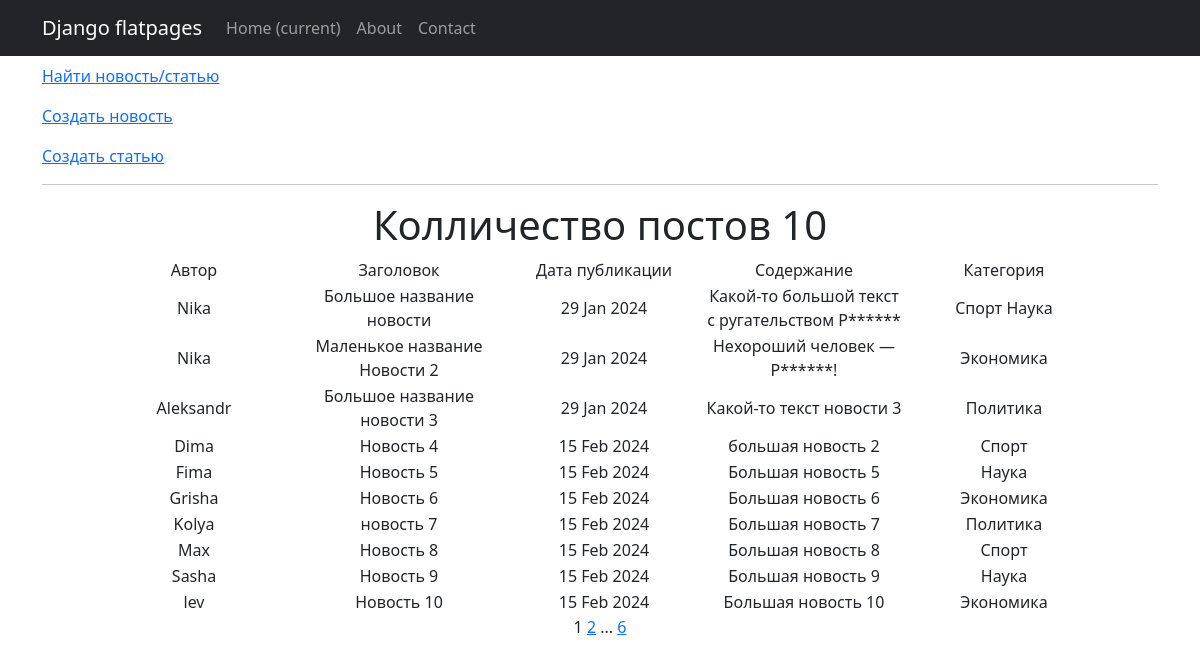
Page /post/ on the committed database.
### news/models.py (models this page shows, shortened)
class Post(models.Model):
    author = models.ForeignKey(Author, on_delete=models.CASCADE)
    NEWS = 'NW'
    ARTICLE = 'AR'
    CATEGORY_CHOICES = (
        (NEWS, 'Новость'),
        (ARTICLE, 'Статья'),
        )
    categoryType = models.CharField(max_length=2, choices=CATEGORY_CHOICES, default=ARTICLE)
    dateCreation = models.DateTimeField(auto_now_add=True)
    postCategory = models.ManyToManyField(Category, through='PostCategory')
    title = models.CharField(max_length=128)
    text = models.TextField()
    rating = models.SmallIntegerField(default=0)

class Author(models.Model):
    authorUser = models.OneToOneField(User, on_delete=models.CASCADE)
    ratingAuthor = models.SmallIntegerField(default=0)

class Category(models.Model):
    name = models.CharField(max_length=64, unique=True)

### news/views.py (the view)
# urls.py: path('post/', PostList.as_view(), name='post_list'),
class PostList(ListView):
    model = Post
    ordering = 'dateCreation'
    template_name = 'news.html'
    context_object_name = 'post_l'
    paginate_by = 10
    def get_queryset(self):
        queryset = super().get_queryset()
        self.filterset = NewsFilter(self.request.GET, queryset)
        return self.filterset.qs
    def get_context_data(self, **kwargs):
        context = super().get_context_data(**kwargs)
        context['filterset'] = self.filterset
        return context

### news/templatetags/custom_filters.py (called while the page is built)
@register.filter()
def censor(value):
   for word in censor_list:
      value = value.replace(word[1:], '*' * len(word[1:]))
      return value

### templates/news.html (shortened to what this page needs)
{% extends 'flatpages/default.html' %}
{% load custom_filters %}
{% block content %}
    <p style="text-align: left;"><a href="{% url 'post_search' %}">Найти новость/статью</a></p>
    <p style="text-align: left;"><a href="{% url 'news_create' %}">Создать новость</a></p>
    <p style="text-align: left;"><a href="{% url 'articles_create' %}">Создать статью</a></p>
    <hr>
    {% if post_l %}
        <h1> Колличество постов {{ post_l|length }}</h1>
        <table style="margin-left: auto; margin-right: auto;">
            <tr>
                <td style="width: 200px;">Автор</td>
                <td style="width: 210px;">Заголовок</td>
                <td style="width: 200px;">Дата публикации</td>
                <td style="width: 200px;">Содержание</td>
                <td style="width: 200px;">Категория</td>
            </tr>
            {% for post in post_l %}
            <tr>
                <td style="width: 200px;">{{ post.author.authorUser }}</td>
                <td style="width: 210px;">{{ post.title }}</td>
                <td style="width: 200px;">{{ post.dateCreation|date:'d M Y' }}</td>
                <td style="width: 200px;">{{ post.text|truncatewords:20|censor }}</td>
                <td style="width: 200px;">
                    {% for cat in post.postCategory.all %}
                        {{ cat.name }}
                    {% endfor %}
                </td>
                <td>
                </td>
            </tr>
            {% endfor %}
        </table>
    {% else %}
    <h3>Публикаций нет!</h3>
    {% endif %}
    {{ page_obj.number }}
    {% if page_obj.has_next %}
        <a href="?page={{ page_obj.next_page_number }}">{{ page_obj.next_page_number }}</a>
        {% if paginator.num_pages != page_obj.next_page_number %}
            ...
            <a href="?page={{ page_obj.paginator.num_pages }}">{{ page_obj.paginator.num_pages }}</a>
        {% endif %}
    {% endif %}
{% endblock content %}

### rows in the picture
Post: author.authorUser "Nika", title "Большое название новости", dateCreation "29 Jan 2024", text|censor "Какой-то большой текст с ругательством Р******"
Category: name "Спорт"
Category: name "Наука"
Post: author.authorUser "Nika", title "Маленькое название Новости 2", dateCreation "29 Jan 2024", text|censor "Нехороший человек — Р******!"
Category: name "Экономика"
Post: author.authorUser "Aleksandr", title "Большое название новости 3", dateCreation "29 Jan 2024", text|censor "Какой-то текст новости 3"
Category: name "Политика"
Post: author.authorUser "Dima", title "Новость 4", dateCreation "15 Feb 2024", text|censor "большая новость 2"
Post: author.authorUser "Fima", title "Новость 5", dateCreation "15 Feb 2024", text|censor "Большая новость 5"
Post: author.authorUser "Grisha", title "Новость 6", dateCreation "15 Feb 2024", text|censor "Большая новость 6"
Post: author.authorUser "Kolya", title "новость 7", dateCreation "15 Feb 2024", text|censor "Большая новость 7"
Post: author.authorUser "Max", title "Новость 8", dateCreation "15 Feb 2024", text|censor "Большая новость 8"
Post: author.authorUser "Sasha", title "Новость 9", dateCreation "15 Feb 2024", text|censor "Большая новость 9"
Post: author.authorUser "lev", title "Новость 10", dateCreation "15 Feb 2024", text|censor "Большая новость 10"

### other values in the picture
{{ post_l|length }} "10"
{{ page_obj.number }} "1"
{{ page_obj.next_page_number }} "2"
{{ page_obj.paginator.num_pages }} "6"
